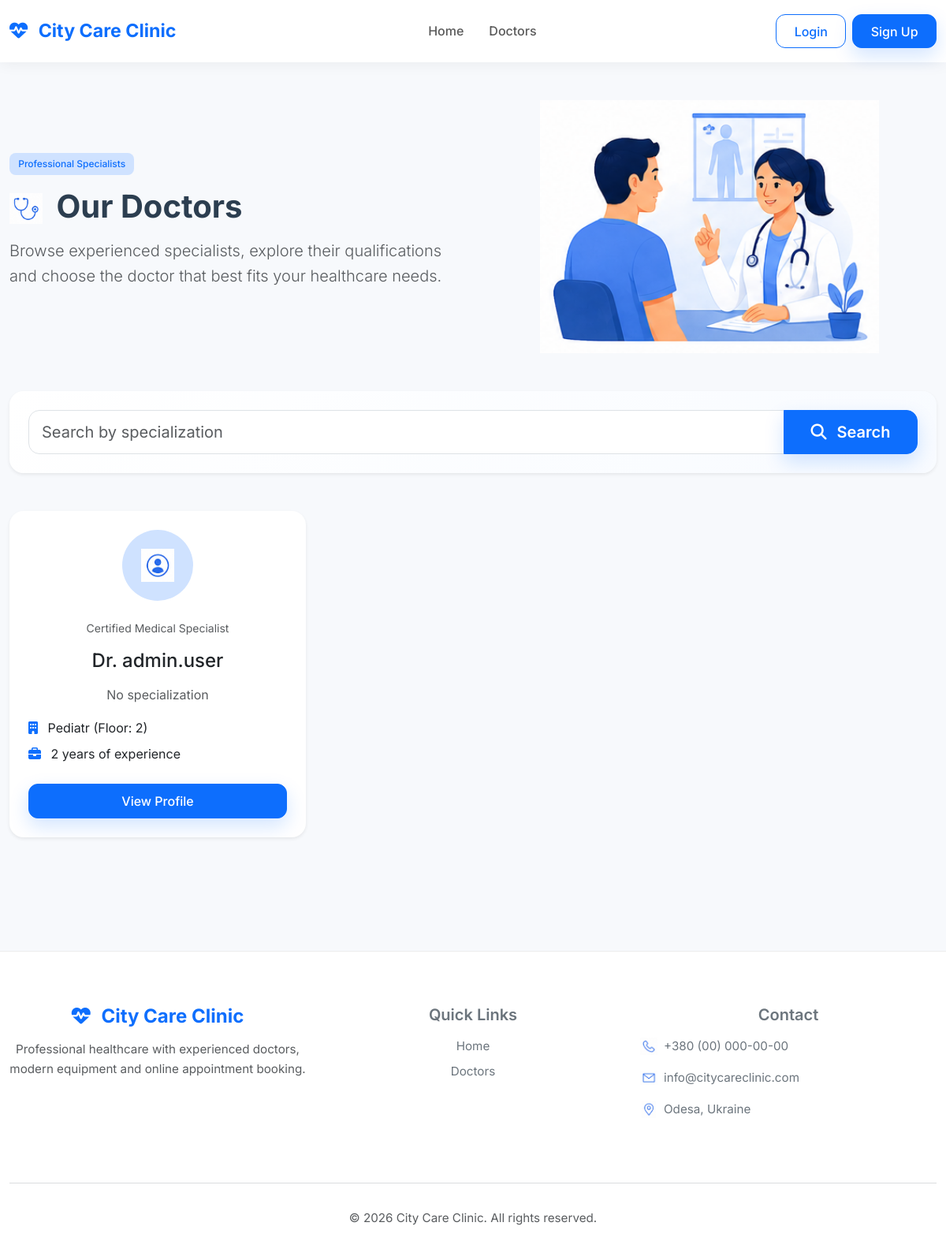
The app's page /doctors/ with its own data.
### hospital/models.py (models this page shows, shortened)
class DoctorProfile(models.Model):
    user = models.OneToOneField(
        CustomUser,
        on_delete=models.CASCADE,
        related_name="doctor_profile",
    )
    specialization = models.ManyToManyField(
        Specialization,
        related_name="doctors",
        blank=True,
    )
    department = models.ForeignKey(
        Department,
        on_delete=models.CASCADE,
        related_name="doctors",
    )
    experience_years = models.PositiveIntegerField(default=0)
    license_number = models.CharField(max_length=50, unique=True)
    class Meta:
        ordering = ["user__last_name", "user__first_name"]
    def __str__(self):
        return f"Dr. {self.user.get_full_name() or self.user.username}"

class CustomUser(AbstractUser):
    ROLE_CHOICES = [
        ("patient", "Patient"),
        ("doctor", "Doctor"),
    ]
    role = models.CharField(
        max_length=50,
        choices=ROLE_CHOICES,
        default="patient",
    )

class Department(models.Model):
    name = models.CharField(max_length=100)
    floor = models.IntegerField()
    class Meta:
        ordering = ["name"]
    def __str__(self):
        return f"{self.name} (Floor: {self.floor})"

### hospital/views.py (the view)
class DoctorListView(generic.ListView):
    model = DoctorProfile
    template_name = "hospital/doctor_list.html"
    context_object_name = "doctor_list"
    paginate_by = 5
    def get_queryset(self):
        queryset = DoctorProfile.objects.select_related(
            "user", "department"
        ).prefetch_related("specialization")
        specialization = self.request.GET.get("specialization")
        if specialization:
            queryset = queryset.filter(
                specialization__name__icontains=specialization
            ).distinct()
        return queryset
    def get_context_data(self, **kwargs):
        context = super().get_context_data(**kwargs)
        context["search_form"] = DoctorSearchForm(
            initial={"specialization": self.request.GET.get(
                "specialization", ""
            )}
        )
        return context

### hospital/forms.py
class DoctorSearchForm(forms.Form):
    specialization = forms.CharField(
        max_length=100,
        required=False,
        label="",
        widget=forms.TextInput(attrs={
            "placeholder": "Search by specialization",
            "class": "form-control",
        }),
    )

### templates/hospital/doctor_list.html (shortened to what this page needs)
{% extends "base.html" %}
{% load static %}
{% load crispy_forms_tags %}
{% block content %}
<section class="mb-5">
  <div class="row align-items-center mb-5">
  <div class="col-lg-6">
    <span class="badge bg-primary-subtle text-primary mb-3">
      Professional Specialists
    </span>
    <h1 class="fw-bold mb-3">
      <img
        src="{% static 'images/icons/icon-stethoscope.png' %}"
        class="icon-img me-2"
        alt="Doctors"
      >
      Our Doctors
    </h1>
    <p class="lead text-muted">
      Browse experienced specialists, explore their
      qualifications and choose the doctor that best
      fits your healthcare needs.
    </p>
  </div>
  <div class="col-lg-6 text-center">
    <img
      src="{% static 'images/hero/hero-consultation.png' %}"
      class="img-fluid section-image"
      alt="Doctors"
    >
  </div>
</div>
  <div class="card border-0 shadow-sm p-4 mb-5 search-card">
    <form method="get">
      <div class="input-group input-group-lg">
        {{ search_form.specialization }}
        <button class="btn btn-primary px-4" type="submit">
          <i class="fa-solid fa-magnifying-glass me-2"></i>
          Search
        </button>
      </div>
    </form>
  </div>
  <div class="row g-4">
    {% for doctor in doctor_list %}
      <div class="col-lg-4 col-md-6">
        <div class="card border-0 shadow-sm h-100">
          <div class="card-body d-flex flex-column p-4">
            <div class="text-center mb-4">
              <div
                class="rounded-circle bg-primary-subtle d-inline-flex justify-content-center align-items-center"
                style="width: 90px; height: 90px;"
              >
                <img
                  src="{% static 'images/icons/icon-user-profile.png' %}"
                  alt="Doctor"
                  class="icon-img"
                >
              </div>
            </div>
            <p class="text-muted small text-center mb-3">
              Certified Medical Specialist
            </p>
            <h4 class="text-center mb-3">
              {{ doctor }}
            </h4>
            <div class="mb-3 text-center">
              {% for spec in doctor.specialization.all %}
                <span class="badge bg-primary-subtle text-primary">
                  {{ spec }}
                </span>
              {% empty %}
                <span class="text-muted">
                  No specialization
                </span>
              {% endfor %}
            </div>
            <div class="mb-2">
              <i class="fa-solid fa-building text-primary me-2"></i>
              {{ doctor.department }}
            </div>
            <div class="mb-4">
              <i class="fa-solid fa-briefcase text-primary me-2"></i>
              {{ doctor.experience_years }}
              years of experience
            </div>
            <a
              href="{% url 'hospital:doctor-detail' pk=doctor.pk %}"
              class="btn btn-primary mt-auto"
            >
              View Profile
            </a>
          </div>
        </div>
      </div>
    {% endfor %}
  </div>
</section>
{% endblock %}

### static/css/styles.css (style rules this page uses)
* { margin: 0; padding: 0; box-sizing: border-box; }
:root { --primary: #0d6efd; --background: #f7f9fc; --text: #2c3e50; --shadow: rgba(0, 0, 0, .07); }
html { scroll-behavior: smooth; }
body { font-family: "Inter", sans-serif; background: var(--background); color: var(--text); line-height: 1.6; }
a { text-decoration: none; }
.btn { border-radius: 12px; font-weight: 500; transition: .25s ease; }
.btn-primary, .btn-outline-primary { padding: .55rem 1.4rem; }
.btn-primary { box-shadow: 0 10px 25px rgba(13, 110, 253, .18); }
.card { border: none; border-radius: 18px; overflow: hidden; box-shadow: 0 10px 28px var(--shadow); transition: .25s ease; }
.rounded-circle { transition: .3s; }
.badge { border-radius: 8px; padding: .5rem .7rem; font-weight: 500; }
.form-control, .form-select { padding: .7rem .9rem; border-radius: 12px; }
.section-image { width: 100%; max-width: 430px; }
.search-card { background: linear-gradient( 135deg, #ffffff, #f8fbff ); }
.search-card .form-select, .search-card .form-control { min-height: 56px; border: 1px solid #dee2e6; border-radius: 14px 0 0 14px; box-shadow: none; }
.search-card .btn { min-width: 170px; border-radius: 0 14px 14px 0; font-weight: 600; }
.icon-img { width: 42px; height: 42px; object-fit: contain; flex-shrink: 0; transition: transform .3s ease, filter .3s ease; }
.fa-solid { transition: .25s ease; }

### records on screen
DoctorProfile: user.username "Dr. admin.user", department "Pediatr (Floor: 2)", experience_years "2"
